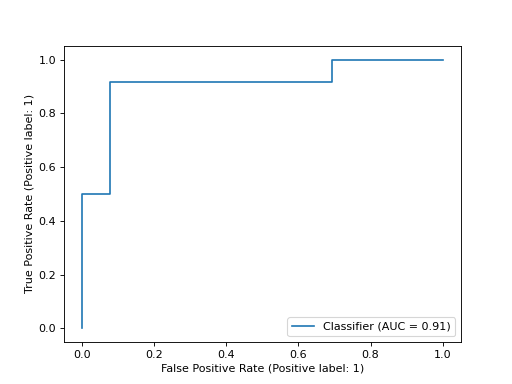

Python code for this plot:
import matplotlib.pyplot as plt
from sklearn.datasets import make_classification
from sklearn.metrics import RocCurveDisplay
from sklearn.model_selection import train_test_split
from sklearn.svm import SVC
X, y = make_classification(random_state=0)
X_train, X_test, y_train, y_test = train_test_split(
    X, y, random_state=0)
clf = SVC(random_state=0).fit(X_train, y_train)
y_pred = clf.decision_function(X_test)
RocCurveDisplay.from_predictions(
   y_test, y_pred)
# <...>
plt.show()
